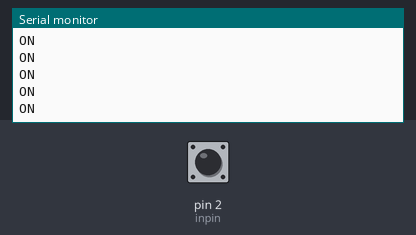
The sketch below on a simulated Arduino Uno, built with avr-gcc and run on an emulated ATmega328P. Parts: the last lines printed to the serial monitor. The test bench sets the inputs (shaded band); at power-on: pin 2 (inpin) HIGH.

Above: at 1.2 s.
1.3 s: pin 2 (inpin) driven LOW
At 2.4 s:
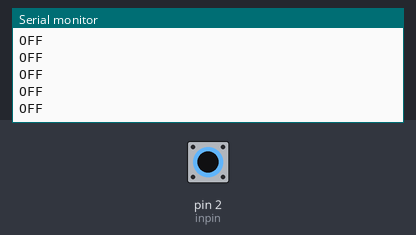
3.2 s: pin 2 (inpin) pulsed HIGH 5 times (0.12 s each, 0.3 s apart)
7.7 s: pin 2 (inpin) driven HIGH
At 8.4 s:
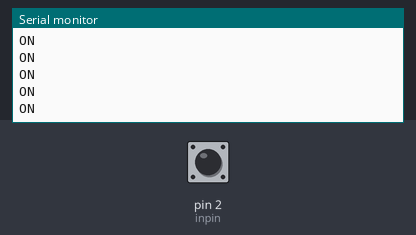

The sketch:

switch.ino
```cpp
int inpin=2;
int val;//定义变量val
void setup()
{
  pinMode(inpin,INPUT);//定义按键接口为输入接口
  Serial.begin(9600);
}
void loop(){
  val=digitalRead(inpin);//读取数字7 口电平值赋给val
  if(val==0){
    Serial.println("OFF");
   }
  else if(val==1){
    Serial.println("ON");
   }
}
```

Measured:
- after the input at 1.3 s, the serial monitor: prints a new line after 0.07 s (image 1)
- after the input at 7.7 s, the serial monitor: prints a new line after 0.07 s (image 2)
